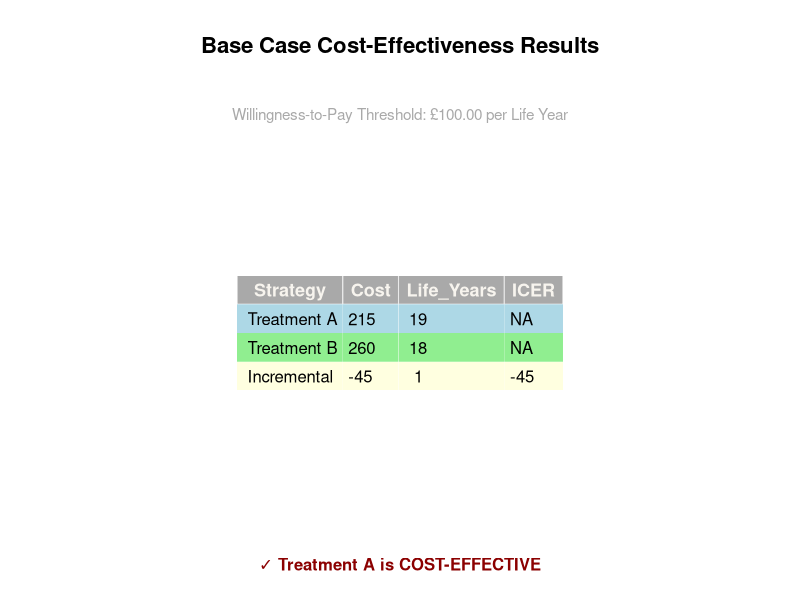

Here is the R script that generated this plot: (Note: this script raises an error after producing the figure.)
## ---- chunk 1
library(knitr)
library(ggplot2)
library(grid)
library(gridExtra)
## ---- chunk 2
input <- data.frame(
 # Clinical probabilities for Treatment A
 p.TxA_ADR = 0.2,
 p.TxA_Cured = 0.9,
 
 # Clinical probabilities for Treatment B
 p.TxB_ADR = 0.3,
 p.TxB_Cured = 0.8,
 
 # Health outcome (life years)
 ly.Cured = 20,
 ly.NotCured = 10,
 
 # Cost (in $)
 c.TxA = 100,
 c.TxB = 80,
 c.ADR = 500,
 c.NoADR = 0,
 c.Cured = 0,
 c.NotCured = 150,
 
 # Decision threshold (willingness to pay threshold per life year gained)
 wtp = 100
)

## ---- chunk 3

dec_tree <- function(params) {
  with(as.list(params),{
    

#-----------------------------------------------------------------------------
### Step 1: Calculate probabilities 
#-----------------------------------------------------------------------------
    
 # For each treatment, we have 4 mutually exclusive pathway based on:
 # -whether patients experience ADR (yes/no)
 # -whether patient is cured (yes/no)

 # Treatment A pathways

ep1 <- (1 - p.TxA_ADR) * p.TxA_Cured           #pathway 1: No ADR, Cured
ep2 <- (1 - p.TxA_ADR) * (1 - p.TxA_Cured)     #pathway 2: No ADR, Not Cured
ep3 <- p.TxA_ADR * p.TxA_Cured                 #pathway 3: ADR, Cured
ep4 <- p.TxA_ADR * (1 - p.TxA_Cured)           #pathway 4: ADR, Not Cured


 #Treatment B pathways

ep5 <- (1 - p.TxB_ADR) * p.TxB_Cured           #pathway 5: No ADR, Cured
ep6 <- (1 - p.TxB_ADR) * (1 - p.TxB_Cured)     #pathway 6: No ADR, Not Cured
ep7 <- p.TxB_ADR * p.TxB_Cured                 #pathway 7: ADR, Cured
ep8 <- p.TxB_ADR * (1 - p.TxB_Cured)           #pathway 8: ADR, Not Cured


#-----------------------------------------------------------------------------
### Step 2: Calculate total cost per pathway
#-----------------------------------------------------------------------------

 # Treatment A pathway costs

tc1 <- c.TxA + c.NoADR + c.Cured                #pathway 1 cost
tc2 <- c.TxA + c.NoADR + c.NotCured             #pathway 2 cost
tc3 <- c.TxA + c.ADR + c.Cured                  #pathway 3 cost
tc4 <- c.TxA + c.ADR + c.NotCured               #pathway 4 cost


 # Treatment B pathway costs

tc5 <- c.TxB + c.NoADR + c.Cured                #pathway 5 cost
tc6 <- c.TxB + c.NoADR + c.NotCured             #pathway 6 cost
tc7 <- c.TxB + c.ADR + c.Cured                  #pathway 7 cost
tc8 <- c.TxB + c.ADR + c.NotCured               #pathway 8 cost

#-----------------------------------------------------------------------------
### Step 3: Calculate expected values (probabilities - weighted outcomes)
#-----------------------------------------------------------------------------

 # Expected value = sum of (probabilities * outcomes) for all pathways
 # This is core of decision tree analysis

 # Expected total costs (sum of weighted pathway costs)

etc.TxA <- (ep1 * tc1) + (ep2 * tc2) + (ep3 * tc3) + (ep4 * tc4) 
etc.TxB <- (ep5 * tc5) + (ep6 * tc6) + (ep7 * tc7) + (ep8 * tc8) 


 # Expected life years (sum of weighted pathway life years)

ely.TxA <- (ep1 * ly.Cured) + (ep2 * ly.NotCured) + (ep3 * ly.Cured) + (ep4 * ly.NotCured) 
ely.TxB <- (ep5 * ly.Cured) + (ep6 * ly.NotCured) + (ep7 * ly.Cured) + (ep8 * ly.NotCured) 

#-----------------------------------------------------------------------------
### Step 4: Calculate incremental cost and ICER
#-----------------------------------------------------------------------------

 # Incremental values (Treatment A vs. Treatment B)

IC <- etc.TxA - etc.TxB
IE <- ely.TxA - ely.TxB
ICER = IC / IE

#-----------------------------------------------------------------------------
### Step 5: Prepare output
#-----------------------------------------------------------------------------

 # Combine all results

C <- c(etc.TxA, etc.TxB)
LY <- c(ely.TxA, ely.TxB)


 # Add names for clarity

names(C) <- paste("C", c("TxA", "TxB"), sep = "_")
names(LY) <- paste("LY", c("TxA", "TxB"), sep = "_")
names(IC) <- "Incr Costs"
names(IE) <- "Incr Life Years"
names(ICER) <- "ICER"


 # Return all results
 
return(c(C, LY, IC, IE, ICER)) 

 })
}

# Now, we can use the function "dec_tree" with the inputs to estimate the ICER and its corresponding values

dec_tree(input)

## ---- chunk 4

# Run the decision tree model with base case parameters
base_results <- dec_tree(input)

# Create a summary table of base case results
base_case_table <- data.frame(
  Strategy = c("Treatment A", "Treatment B", "Incremental"),
  Cost = c(
    base_results["C_TxA"],
    base_results["C_TxB"],
    base_results["Incr Costs"]
  ),
  Life_Years = c(
    base_results["LY_TxA"],
    base_results["LY_TxB"],
    base_results["Incr Life Years"]
  ),
  ICER = c(NA, NA, base_results["ICER"])
)

# Format the table nicely
rownames(base_case_table) <- NULL   #removes the automatic row numbers that R adds to every data.frame by default

# Create a visual table using ggplot2 and gridExtra

# Create a clean table plot
# textGrob(), tableGrob(), and arrangeGrob() all come from the grid/gridExtra packages. A "grob" (graphic object) is just a visual element that exists in memory but isn't drawn yet. 

base_table_plot <- tableGrob(
  base_case_table,
  rows = NULL,
  theme = ttheme_minimal(
    core = list(
      fg_params = list(hjust = 0, x = 0.1, fontsize = 12),    #hjust: horisontal alignment (0: left); x:horisontal position (0.1 = nudge text 10% from left edge)
      bg_params = list(fill = c("lightblue", "lightgreen", "lightyellow"))
    ),
    colhead = list(
      fg_params = list(fontsize = 13, fontface = "bold", col = "#f7f4ee"),
      bg_params = list(fill = "darkgrey", col = "white")
    )
  )
)

# Add title to table
title <- textGrob(
  "Base Case Cost-Effectiveness Results",
  gp = gpar(fontsize = 16, fontface = "bold", col = "black")
)

# Add subtitle
subtitle <- textGrob(
  sprintf("Willingness-to-Pay Threshold: £%.2f per Life Year", input$wtp),
  gp = gpar(fontsize = 11, col = "darkgrey")
)

# Decision text
decision_text <- ifelse(
  base_results["ICER"] < input$wtp,
  "✓ Treatment A is COST-EFFECTIVE",
  "✗ Treatment A is NOT cost-effective"
)
decision_color <- ifelse(
  base_results["ICER"] < input$wtp,
  "darkred",
  "red"
)

decision <- textGrob(
  decision_text,
  gp = gpar(fontsize = 12, fontface = "bold", col = decision_color)
)

# Combine all elements
base_table_final <- arrangeGrob(
  title,
  subtitle,
  base_table_plot,
  decision,
  heights = c(0.15, 0.08, 0.65, 0.12),
  padding = unit(1, "line")
)

# Display the table
grid.newpage()
grid.draw(base_table_final)

# Save as PNG
ggsave(
  "base_case_results.png",
  base_table_final,
  width = 8,
  height = 5,
  dpi = 300,
  bg = "#f7f4ee"
)
 
## ---- chunk 5
# Define the range for probability of cure with Treatment A
# We'll test 11 values evenly spaced from 0.0 to 1.0
p.TxA_Cured_range <- seq(0.00, 1.00, length.out = 11)

# Create input matrix with varied parameter
m.owsa.input <- data.frame(
  p.TxA_ADR    = input$p.TxA_ADR,
  p.TxB_ADR    = input$p.TxB_ADR,
  p.TxA_Cured  = p.TxA_Cured_range,    # This is the varied parameter
  p.TxB_Cured  = input$p.TxB_Cured,
  ly.Cured     = input$ly.Cured,
  ly.NotCured  = input$ly.NotCured,
  c.TxA        = input$c.TxA,
  c.TxB        = input$c.TxB,
  c.ADR        = input$c.ADR,
  c.NoADR      = input$c.NoADR,
  c.Cured      = input$c.Cured,
  c.NotCured   = input$c.NotCured,
  wtp          = input$wtp
)

## Generate matrix of inputs for decision tree (Replace variable 3 which is TxA_Cured with the ranges)
m.owsa.input <- cbind(p.TxA_Cured = p.TxA_Cured_range, input[-3])
m.owsa.input
## ---- chunk 6
# Run model for each parameter value: Run model with captured Total Costs across the ranges 0.00 to 1.00 for probability of cured with Treatment A
outcomes_TC <- t(apply(m.owsa.input, 1, dec_tree)) 
outcomes_TC

# Without transpose - gives us 7 rows (outputs) × 11 columns (scenarios)
apply.table1 <- apply(m.owsa.input, 1, dec_tree)

# With transpose - gives us 11 rows (scenarios) × 7 columns (outputs)
apply.table2 <- t(apply(m.owsa.input, 1, dec_tree))

## ---- chunk 7

Strategies <- c("Treatment A", "Treatment B")
plot(p.TxA_Cured_range, outcomes_TC[ , 1], type="l", xlab="Prob of being Cured", ylab="Total Costs")
lines(p.TxA_Cured_range, outcomes_TC[ , 2], col="red")
legend("topright", Strategies, col=1:2, lty=c(1, 1), bty="n")

## ---- chunk 8
# Create elegant plot using base R with custom colors
par(
  mar = c(5, 5, 4, 2),
  family = "sans"
)

plot(
  p.TxA_Cured_range, 
  outcomes_TC[, 1],
  type = "l",
  lwd = 3,
  col = "blue",
  xlab = "Probability of Cure with Treatment A",
  ylab = "Expected Total Cost (£)",
  main = "One-Way Sensitivity Analysis: Impact on Total Costs",
  ylim = range(outcomes_TC),
  las = 1,
  cex.lab = 1.2,
  cex.main = 1.3,
  cex.axis = 1.1
)

# Add Treatment B line
lines(
  p.TxA_Cured_range, 
  outcomes_TC[, 2],
  lwd = 3,
  col = "green"
)

# Add subtle grid
grid(
  col = "gray85",
  lty = "dotted",
  lwd = 1
)

# Add legend with custom styling
legend(
  "topright",
  legend = c("Treatment A", "Treatment B"),
  col = c("blue", "green"),
  lwd = 3,
  bty = "n",
  cex = 1.2
)

# Add explanatory note
mtext(
  "As cure probability increases, Treatment A costs decrease (fewer uncured patients)",
  side = 1,
  line = 4,
  cex = 0.9,
  col = "darkgrey"
)

# Save OWSA plot as PNG
dev.copy(png, "owsa_plot.png", width = 1200, height = 800, res = 150)
dev.off()

## ---- chunk 9

# Define parameter ranges (typically ±25% or based on literature)
param_ranges <- list(
  p.TxA_ADR    = c(base = 0.20,  low = 0.15,  high = 0.25),
  p.TxB_ADR    = c(base = 0.30,  low = 0.225, high = 0.375),
  ly.Cured     = c(base = 20,    low = 15,    high = 25),
  ly.NotCured  = c(base = 10,    low = 7.5,   high = 12.5),
  c.TxA        = c(base = 100,   low = 75,    high = 125),
  c.TxB        = c(base = 80,    low = 60,    high = 100),
  c.ADR        = c(base = 500,   low = 375,   high = 625),
  c.NotCured   = c(base = 150,   low = 113,   high = 188)
)

# Create parameter name vector for later use
paramNames <- names(param_ranges)

# Initialize list to store input scenarios
l.tor.in <- vector("list", length(param_ranges))
names(l.tor.in) <- paramNames

# For each parameter, create 3 scenarios (base, low, high)
for (i in seq_along(param_ranges)) {
  param_name <- paramNames[i]
  
  # Create 3 rows with base case values
  temp_df <- input[rep(1, 3), ]
  rownames(temp_df) <- c("base", "low", "high")
  
  # Replace the current parameter with its range
  temp_df[[param_name]] <- param_ranges[[i]]
  
  # Store in list
  l.tor.in[[i]] <- temp_df
}

# Initialize list to store outputs
l.tor.out <- vector("list", length(param_ranges))
names(l.tor.out) <- paramNames

# Run model for each parameter's range and extract ICER
for (i in 1:length(param_ranges)) {
  l.tor.out[[i]] <- t(apply(l.tor.in[[i]], 1, dec_tree))[, 7]  # Column 7 is ICER
}

# Create matrix for tornado plot
m.tor <- matrix(
  unlist(l.tor.out),
  nrow = length(param_ranges),
  ncol = 3,
  byrow = TRUE,
  dimnames = list(paramNames, c("basecase", "low", "high"))
)


# Define readable parameter labels
param_labels <- c(
  "P(ADR | Treatment A)",
  "P(ADR | Treatment B)",
  "Life Years (Cured)",
  "Life Years (Not Cured)",
  "Cost of Treatment A",
  "Cost of Treatment B",
  "Cost of ADR",
  "Cost of Not Cured"
)

# Calculate impact (range) for ranking
ymean <- m.tor[1, 1]  # Base case ICER
ySize <- abs(m.tor[, 3] - m.tor[, 2])  # Range (high - low)

# Rank by impact
rankY <- order(ySize)
nParams <- length(param_labels)

# Create data frame for plotting - one row per parameter
tornado_data <- data.frame(
  Parameter = param_labels[rankY],
  Low_ICER = m.tor[rankY, 2],
  High_ICER = m.tor[rankY, 3],
  Base_ICER = m.tor[rankY, 1]
)

# Convert Parameter to ordered factor
tornado_data$Parameter <- factor(tornado_data$Parameter, levels = param_labels[rankY])

# Calculate axis range with padding
x_min <- min(c(tornado_data$Low_ICER, tornado_data$High_ICER))
x_max <- max(c(tornado_data$Low_ICER, tornado_data$High_ICER))
x_range <- x_max - x_min
x_lower <- x_min - x_range * 0.20  # Extra space on left for labels
x_upper <- x_max + x_range * 0.20  # Extra space on right for labels

# Offset for labels - position them just outside the bar ends
label_offset <- x_range * 0.02

# Create beautiful tornado plot with custom colors
tornado_plot <- ggplot(tornado_data, aes(y = Parameter)) +
  # Add bars as line segments with thickness
  geom_segment(
    aes(x = Low_ICER, xend = Base_ICER, yend = Parameter),
    color = "blue",
    linewidth = 8,
    alpha = 0.85
  ) +
  geom_segment(
    aes(x = Base_ICER, xend = High_ICER, yend = Parameter),
    color = "green",
    linewidth = 8,
    alpha = 0.85
  ) +
  
  # Add ICER value labels positioned at actual ICER values
  # Low parameter value labels - position based on whether Low_ICER is left or right of base
  geom_text(
    aes(
      x = ifelse(Low_ICER < Base_ICER, Low_ICER - label_offset, Low_ICER + label_offset),
      label = sprintf("%.1f", Low_ICER),
      hjust = ifelse(Low_ICER < Base_ICER, 1, 0)  # Right-align if on left, left-align if on right
    ),
    size = 3.2,
    color = "darkgrey",
    fontface = "bold"
  ) +
  # High parameter value labels - position based on whether High_ICER is left or right of base
  geom_text(
    aes(
      x = ifelse(High_ICER < Base_ICER, High_ICER - label_offset, High_ICER + label_offset),
      label = sprintf("%.1f", High_ICER),
      hjust = ifelse(High_ICER < Base_ICER, 1, 0)  # Right-align if on left, left-align if on right
    ),
    size = 3.2,
    color = "darkgrey",
    fontface = "bold"
  ) +
  
  # Set x-axis limits with extra space for legend and labels
  scale_x_continuous(
    limits = c(x_lower, x_upper),
    expand = c(0, 0)
  ) +
  
  # Remove extra spacing - normal discrete scale
  scale_y_discrete() +
  
  # Base case reference line at actual ICER value
  geom_vline(xintercept = ymean, linetype = "solid", linewidth = 1, color = "black") +
  
  # Labels - include base case ICER in the y-axis title
  labs(
    title = "Tornado Diagram: Parameter Uncertainty Impact on ICER",
    subtitle = sprintf("Bars show ICER range when parameters vary (Base Case ICER: £%.1f - shown by black line)", ymean),
    x = "ICER (£ per Life Year Gained)",
    y = "Parameters (Ordered by Impact)"
  ) +
  
  # Clean theme with custom styling
  theme_minimal(base_size = 13) +
  theme(
    plot.title = element_text(face = "bold", size = 16, hjust = 0, color = "black"),
    plot.subtitle = element_text(size = 11, hjust = 0, color = "darkgrey", margin = margin(b = 15)),
    axis.title = element_text(face = "bold", size = 12, color = "darkgrey"),
    axis.text = element_text(size = 11, color = "darkgrey"),
    axis.text.y = element_text(size = 11),
    panel.grid.major.y = element_blank(),
    panel.grid.major.x = element_line(color = "gray90"),
    panel.grid.minor = element_blank(),
    plot.margin = margin(20, 20, 20, 20),
    plot.title.position = "plot"
  ) +
  
  # Add manual legend in the plot area (left side)
  annotate(
    "segment",
    x = x_min - x_range * 0.15,
    xend = x_min - x_range * 0.10,
    y = 1.2,
    yend = 1.2,
    color = "blue",
    linewidth = 5
  ) +
  annotate(
    "text",
    x = x_min - x_range * 0.08,
    y = 1.2,
    label = "Low Parameter Value",
    hjust = 0,
    size = 3.5,
    color = "darkgrey"
  ) +
  annotate(
    "segment",
    x = x_min - x_range * 0.15,
    xend = x_min - x_range * 0.10,
    y = 0.6,
    yend = 0.6,
    color = "green",
    linewidth = 5
  ) +
  annotate(
    "text",
    x = x_min - x_range * 0.08,
    y = 0.6,
    label = "High Parameter Value",
    hjust = 0,
    size = 3.5,
    color = "darkgrey"
  )

# Display the plot
print(tornado_plot)

# Save tornado diagram as PNG
ggsave(
  "tornado_diagram.png",
  tornado_plot,
  width = 10,
  height = 8,
  dpi = 300,
  bg = "#f7f4ee"
)

# Calculate parameter impacts
param_impacts <- data.frame(
  Parameter = param_labels,
  Base_ICER = m.tor[, "basecase"],
  Low_ICER = m.tor[, "low"],
  High_ICER = m.tor[, "high"],
  Range = abs(m.tor[, "high"] - m.tor[, "low"])
)

# Sort by impact (descending)
param_impacts <- param_impacts[order(-param_impacts$Range), ]
rownames(param_impacts) <- NULL
